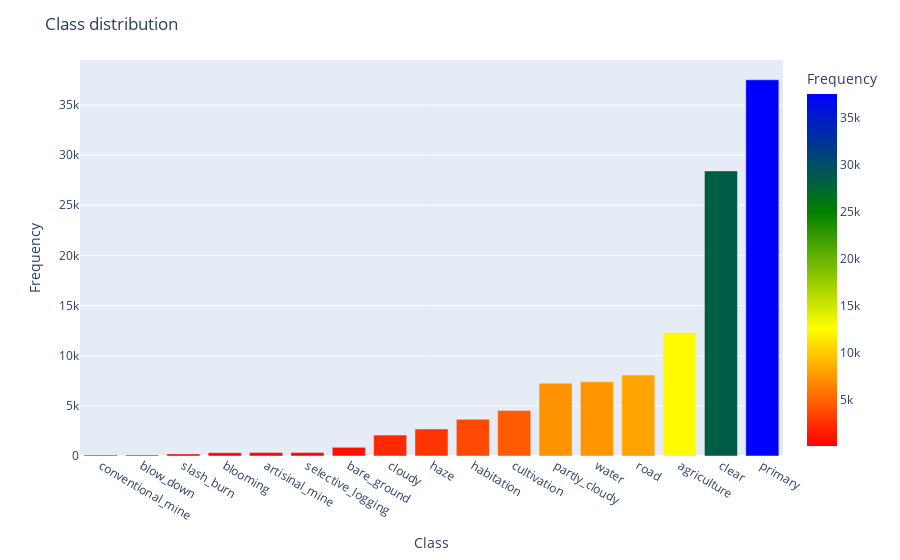

The notebook cell saved with this chart:
### Code cell
df_class["list_tags"] = df_class.tags.str.split(" ")
classes = df_class.list_tags.values
tags = [tag for row in classes for tag in row]
counter_tags = Counter(tags)
df_tags = pd.DataFrame(
    {"Class": counter_tags.keys(), "Frequency": counter_tags.values()}
).sort_values("Frequency")

fig = px.bar(df_tags, x="Class", y="Frequency", orientation="v", 
             color="Frequency",color_continuous_scale=["red", "yellow",
                                         "green", "blue"]
)
fig.update_layout(title="Class distribution")
fig.show()

### Figure 1 — Plotly figure (JSON) as saved in the notebook; plotly's stock layout.template omitted (floating-point values rounded to 4 significant figures)
{"data": [{"alignmentgroup": "True", "hovertemplate": "Class=%{x}<br>Frequency=%{marker.color}<extra></extra>", "legendgroup": "", "marker": {"color": [100, 101, 209, 332, 339, 340, 862, 2089, 2697, 3660, 4547, 7261, 7411, 8071, 12315, 28431, 37513], "coloraxis": "coloraxis", "pattern": {"shape": ""}}, "name": "", "offsetgroup": "", "orientation": "v", "showlegend": false, "textposition": "auto", "type": "bar", "x": ["conventional_mine", "blow_down", "slash_burn", "blooming", "artisinal_mine", "selective_logging", "bare_ground", "cloudy", "haze", "habitation", "cultivation", "partly_cloudy", "water", "road", "agriculture", "clear", "primary"], "xaxis": "x", "y": [100, 101, 209, 332, 339, 340, 862, 2089, 2697, 3660, 4547, 7261, 7411, 8071, 12315, 28431, 37513], "yaxis": "y"}], "layout": {"barmode": "relative", "coloraxis": {"colorbar": {"title": {"text": "Frequency"}}, "colorscale": [[0, "red"], [0.3333, "yellow"], [0.6667, "green"], [1, "blue"]]}, "legend": {"tracegroupgap": 0}, "margin": {"t": 60}, "title": {"text": "Class distribution"}, "xaxis": {"anchor": "y", "domain": [0, 1], "title": {"text": "Class"}}, "yaxis": {"anchor": "x", "domain": [0, 1], "title": {"text": "Frequency"}}}}
